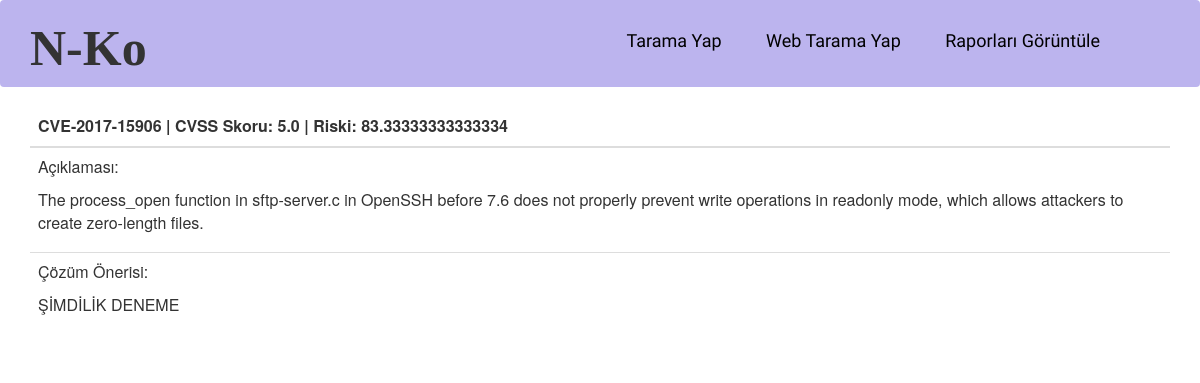
Page /cve/detail/CVE-2017-15906 on the earlier database version.
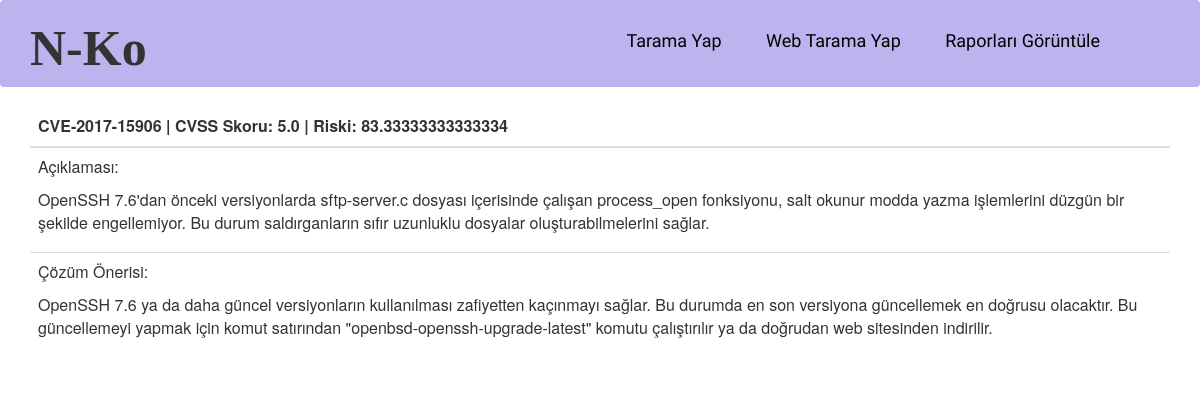
Same page on the later database version.
### scannetwork/models.py (models this page shows)
class Vulnerability(models.Model):
    vulnerability = models.CharField(max_length=200, verbose_name="vulnerability")
    description = models.TextField(verbose_name="description")
    solution = models.TextField(verbose_name="solution")
    cvss_score = models.FloatField(verbose_name="cvss_score")
    risk_score = models.FloatField(verbose_name="risk_score")
    version_id = models.ForeignKey("Version", verbose_name="version_id", on_delete=models.CASCADE)
    product_id = models.ForeignKey("Product", verbose_name="product_id", on_delete=models.CASCADE)
    service_id = models.ForeignKey("Service", verbose_name="service_id", on_delete=models.CASCADE)
    def __str__(self):
        return self.vulnerability

### scannetwork/views.py (the view)
# urls.py: path('detail/<vulnerability>', views.cve_detail, name='cve_detail'),
def cve_detail(request, vulnerability):
    cve = Vulnerability.objects.get(vulnerability=vulnerability)
    return render(request, 'templates/scannetwork/cve_detail.html', {'cve': cve})

### templates/scannetwork/cve_detail.html
{% extends 'templates/reports/base.html' %}
{% block content %}
<div class="container">
    <div class="table-responsive">
        <table class="table">
            <thead>
                <tr>
                    <th>{{ cve }} | CVSS Skoru: {{ cve.cvss_score }} | Riski: {{ cve.risk_score }}</th>
                </tr>
            </thead>
            <tbody>
                <tr>
                    <td>Açıklaması: <p><p>{{ cve.description }}</td>
                </tr>
                <tr>
                    <td>Çözüm Önerisi: <p><p>{{cve.solution|linebreaks }}</td>
                </tr>
            </tbody>
        </table>
    </div>
</div>
{% endblock %}

### templates/reports/base.html (shortened to what this page needs)
{% load static %}
<html>
    <head>
        <link rel="stylesheet" href="//maxcdn.bootstrapcdn.com/bootstrap/3.2.0/css/bootstrap.min.css">
        <link rel="stylesheet" href="//maxcdn.bootstrapcdn.com/bootstrap/3.2.0/css/bootstrap-theme.min.css">
        <link rel="stylesheet" href="{% static 'css/home.css' %}">
        <link rel="stylesheet" href="{% static 'fonts/Jrhand.ttf' %}">
    </head>
    <body>
        {% include "templates/header.html" %}
        {% block content %}
        {% endblock %}
    </body>
</html>

### templates/header.html
<nav class="navbar navbar-light" style="background-color: #BCB4EE; role="banner">
    <div class="container">
        <div class="navbar-header">
            <h3>N-Ko</h3>
        </div>
        <nav class="collapse navbar-collapse" role="navigation">
            <ul class="nav navbar-nav navbar-right">
                <h4>
                    <a href="{% url 'report_new' %}" class="link">Tarama Yap</a>
                    <a href="{% url 'scanweb:scan_web' %}" class="link">Web Tarama Yap</a>
                    <a href="{% url 'report_list' %}" class="link">Raporları Görüntüle</a>
                </h4>
            </ul>
        </nav>
    </div>
</nav>

### static/css/home.css (style rules this page uses)
h4 { font-family: 'Pangolin', cursive; margin-right: 50px; margin-left: 50px; }
h3 { font-weight: bolder; font-family: Jrhand; font-size: 50px; }
.link { margin-left: 20px; margin-right: 20px; }
a, a:hover { text-decoration: none; color: black; }
.navbar-collapse { padding-top: 20px; }

Differences in the rows shown:
changed Vulnerability: description "The process_open function in sftp-server.c in OpenSSH before 7.6 does not properly prevent write operations in readonly mode, which allows attackers to create zero-length files." → "OpenSSH 7.6'dan önceki versiyonlarda sftp-server.c dosyası içerisinde çalışan process_open fonksiyonu, salt okunur modda yazma işlemlerini düzgün bir şekilde engellemiyor. Bu durum saldırganların sıfır uzunluklu dosyalar oluşturabilmelerini sağlar."; solution "ŞİMDİLİK DENEME" → "OpenSSH 7.6 ya da daha güncel versiyonların kullanılması zafiyetten kaçınmayı sağlar. Bu durumda en son versiyona güncellemek en doğrusu olacaktır. Bu güncellemeyi yapmak için komut satırından \"openbsd-openssh-upgrade-latest\" komutu çalıştırılır ya da doğrudan web sitesinden indirilir."
